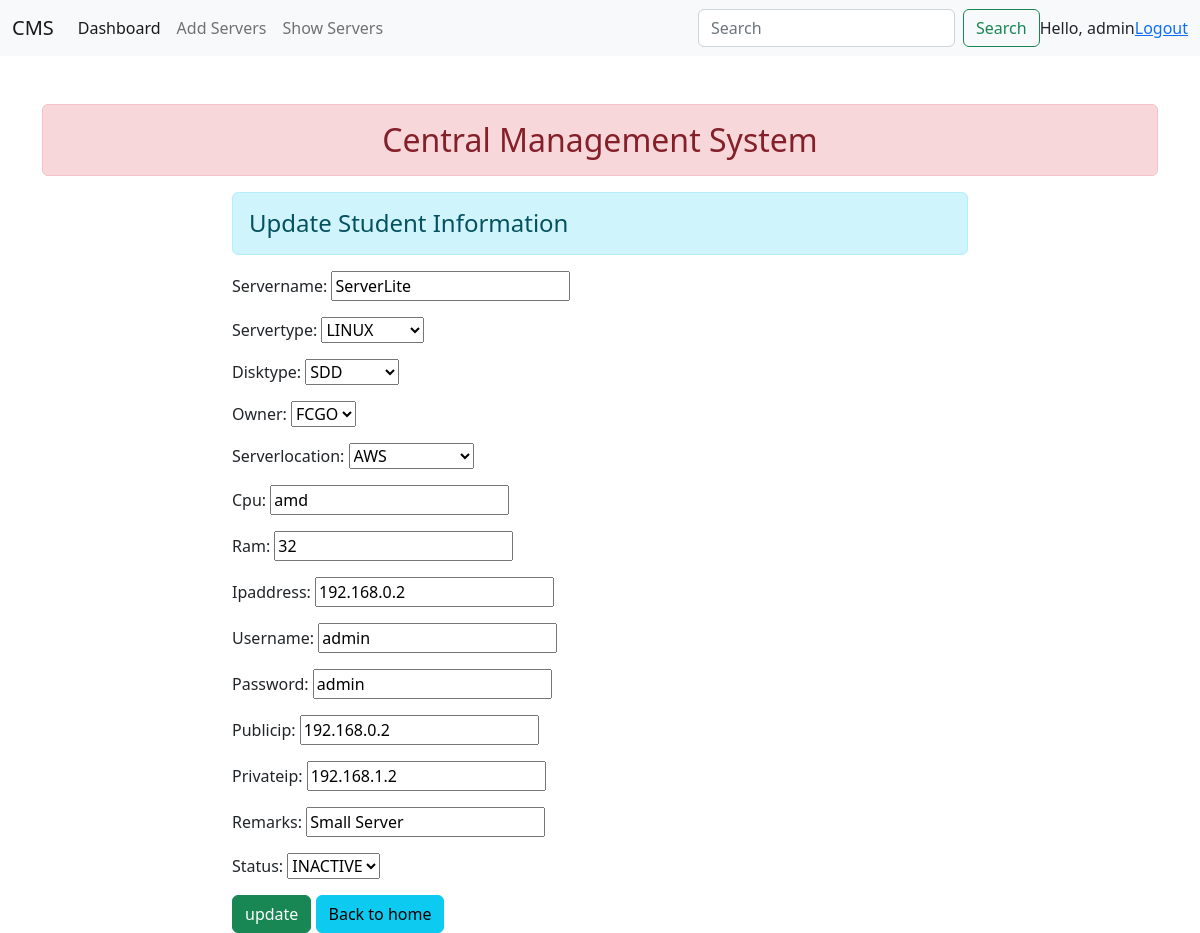
/2/ (signed in), run on the app's committed database.
### servers/models.py (models this page shows)
class ServerDetails(models.Model):
    servername = models.CharField(max_length=250, unique=True)
    servertype_choices = (
        ('windows','WINDOWS'),
        ('linux', 'LINUX'),
        ('mac','MAC'),
        ('unix','UNIX'),
    )
    servertype = models.CharField(max_length=250, choices = servertype_choices, default= 'windows')
    disktype_choices = (
        ('hdd','HDD'),
        ('sdd','SDD'),
        ('san disk','SAN DISK'),
    )
    disktype = models.CharField(max_length=250, choices= disktype_choices, default='hdd')
    owner_choice = (
        ('ppsc','PPSC'),
        ('fcgo','FCGO'),
    )
    owner = models.CharField(max_length=250, choices= owner_choice, default='ppsc')
    location_choices = (
        ('cloud','CLOUD'),
        ('standalone','STANDALONE'),
        ('aws','AWS'),
        ('azure','AZURE'),
    )
    serverlocation = models.CharField(max_length=250, choices = location_choices, default='cloud')
    cpu = models.CharField(max_length=250)
    ram = models.CharField(max_length=250)
    ipaddress = models.CharField(max_length=250,unique = True)
    username = models.CharField(max_length=250, unique = True)
    password = models.CharField(max_length=250)
    publicip = models.CharField(max_length=250,unique= True)
    privateip = models.CharField(max_length=250,unique= True)
    remarks = models.CharField(max_length=250, null=True , blank= True)
    status_choices = (
        ('active','ACTIVE'),
        ('inactive','INACTIVE'),
    )
    status = models.CharField(max_length=250, choices= status_choices, default='active' )

### servers/views.py (the view)
# urls.py: path('<int:id>/', views.update_data, name="updatedata"),
@login_required(login_url='login')
def update_data(request, id):
    if request.method == 'POST':
        serverdetail = ServerDetails.objects.get(pk=id)
        form=ServerDetailsForm(request.POST, instance=serverdetail)
        if form.is_valid():
            form.save()
    else:
        serverdetail = ServerDetails.objects.get(pk=id)
        form=ServerDetailsForm(instance=serverdetail)
    return render(request, 'updateserver.html', {'form':form} )

### servers/forms.py
class ServerDetailsForm(forms.ModelForm):
    class Meta:
        model = ServerDetails
        fields = "__all__"

### templates/updateserver.html (shortened to what this page needs)
{% extends 'base.html' %}
{% block content %}
    <div class="row">
        <div class="col-sm-8 offset-2">
            <h4 class="alert alert-info"> Update Student Information</h4>
            <form action="" method="post">
                {{form.as_p}}
                <input type="submit" class="btn btn-success" value="update">
                <a href="{% url 'addandshow' %}" class="btn btn-info">Back to home</a>
            </form>
        </div>
    </div>
{% endblock %}

### templates/base.html (shortened to what this page needs)
<!DOCTYPE html>
<html lang="en">
<head>
    <link href="https://cdn.jsdelivr.net/npm/bootstrap@5.2.0-beta1/dist/css/bootstrap.min.css" rel="stylesheet">
</head>
<body>
    <nav class="navbar navbar-expand-lg bg-light">
        <div class="container-fluid">
          <a class="navbar-brand" href="#">CMS</a>
          <div class="collapse navbar-collapse" id="navbarSupportedContent">
            <ul class="navbar-nav me-auto mb-2 mb-lg-0">
              <li class="nav-item">
                <a class="nav-link active" aria-current="page" href="{% url 'addandshow' %}">Dashboard</a>
              </li>
              <li class="nav-item">
                <a class="nav-link" href="{% url 'addserver' %}">Add Servers</a>
              </li>
              <li class="nav-item">
                <a class="nav-link" href="{% url 'showserver' %}">Show Servers</a>
              </li>
            </ul>
            <form class="d-flex" role="search">
              <input class="form-control me-2" type="search" placeholder="Search" aria-label="Search">
              <button class="btn btn-outline-success" type="submit">Search</button>
            </form>
            <span>Hello, {{request.user}}</span>
            <span><a href="{% url 'logout' %}">Logout</a></span>
          </div>
        </div>
    </nav>
    <div class="container mt-5">
        <h2 class="text-center alert alert-danger"> Central Management System</h2>
        {% block content %}
        {% endblock %}
    </div>
</body>
</html>

### data on the page
ServerDetails: servername "ServerLite", servertype "LINUX", disktype "SDD", owner "FCGO", serverlocation "AWS", cpu "amd", ram "32", ipaddress "192.168.0.2", username "admin", password "admin", publicip "192.168.0.2", privateip "192.168.1.2", remarks "Small Server", status "INACTIVE"

### other printed values
{{ request.user }} "admin"
